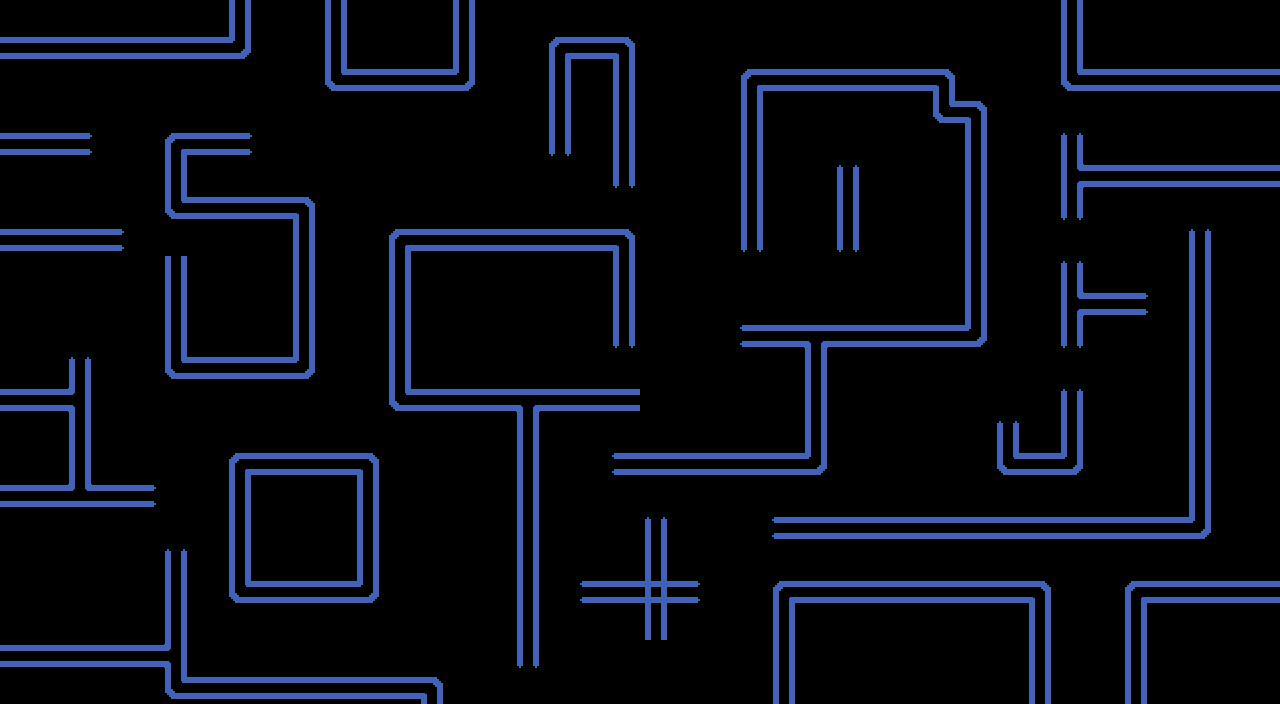

Tiled map render using the project's own tile images. Description and the map definition, with tile-layer contents summarised, below:
An orthogonal 40x22 tile map with 32x32 px tiles, 2 tile layers (wall, point), 4 hidden layers not drawn and 1 object.

<map version="1.0" orientation="orthogonal" renderorder="right-down" width="40" height="22" tilewidth="32" tileheight="32">
 <tileset firstgid="1" name="tileset" tilewidth="32" tileheight="32">
  <image source="../gfx/spritemap.png" width="256" height="128" />
  <terraintypes>
   <terrain name="point" tile="18" />
   <terrain name="horizontal" tile="0" />
   <terrain name="vertical" tile="1" />
   <terrain name="endLeft" tile="8" />
   <terrain name="endRight" tile="16" />
  </terraintypes>
  <tile id="1">
   <objectgroup draworder="index">
    <object x="8" y="0" width="16" height="32" />
   </objectgroup>
  </tile>
  <tile id="8" terrain="1,,1," />
  <tile id="9" terrain="0,0,0,0" />
  <tile id="16" terrain=",1,,1" />
 </tileset>
 <layer name="wall" width="40" height="22">
  <data>[880 cells, 332 non-empty, 17 distinct tile ids]</data>
 </layer>
 <layer name="point" width="40" height="22">
  <data>[880 cells, 0 non-empty, 0 distinct tile ids]</data>
 </layer>
 <layer name="actions" width="40" height="22" visible="0">
  <data>[880 cells, 1 non-empty, 1 distinct tile ids]</data>
 </layer>
 <layer name="level000" width="40" height="22" visible="0">
  <data>[880 cells, 5 non-empty, 1 distinct tile ids]</data>
 </layer>
 <layer name="Kopie von level000" width="40" height="22" visible="0">
  <data>[880 cells, 44 non-empty, 1 distinct tile ids]</data>
 </layer>
 <layer name="level001" width="40" height="22" visible="0">
  <data>[880 cells, 120 non-empty, 1 distinct tile ids]</data>
 </layer>
</map>